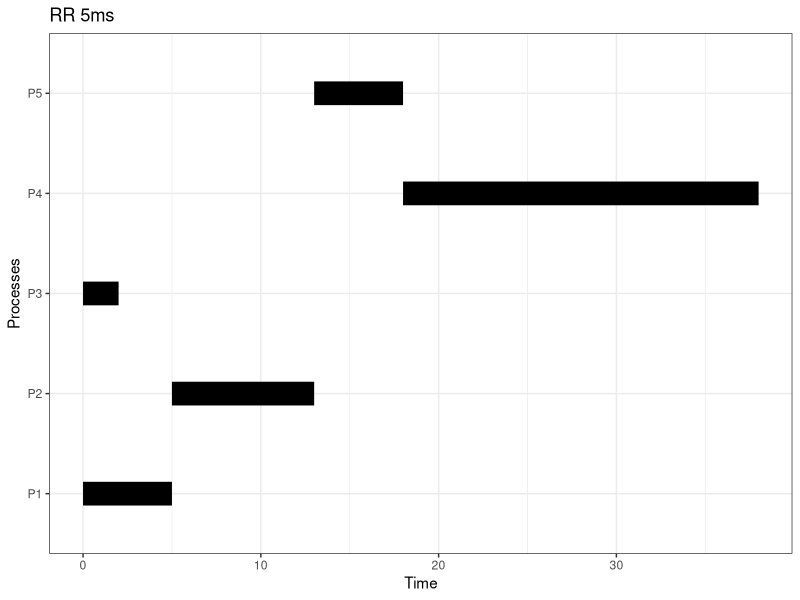

This figure's R source:

















library(ggplot2)
  
data <- data.frame(name = c('P1', 'P2', 'P3', 'P4', 'P5'), 
                   start = c(0, 5, 0, 18, 13),
                   end = c(5, 13, 2, 38, 18)
)

ggplot(data, aes(x=start, xend=end, y=name, yend=name)) +
  theme_bw()+
  geom_segment(size=8) + 
  labs(title='RR 5ms', x='Time', y='Processes')